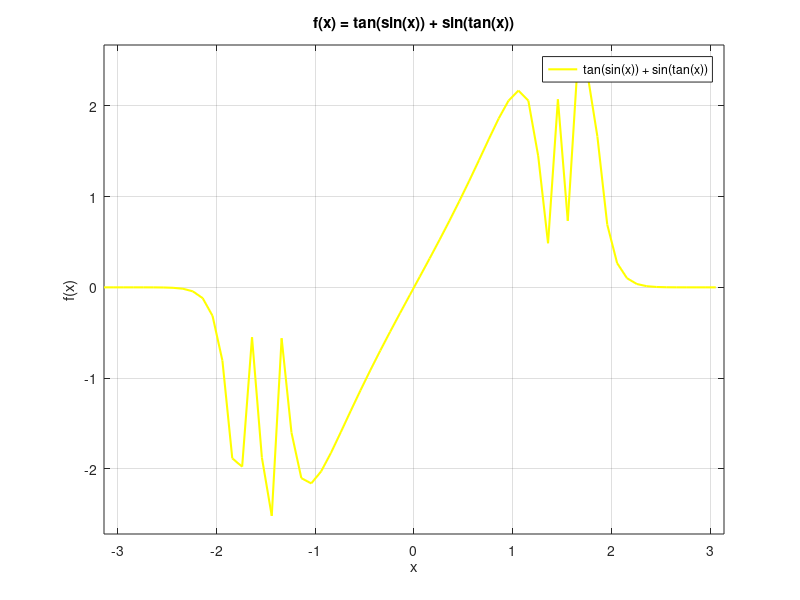
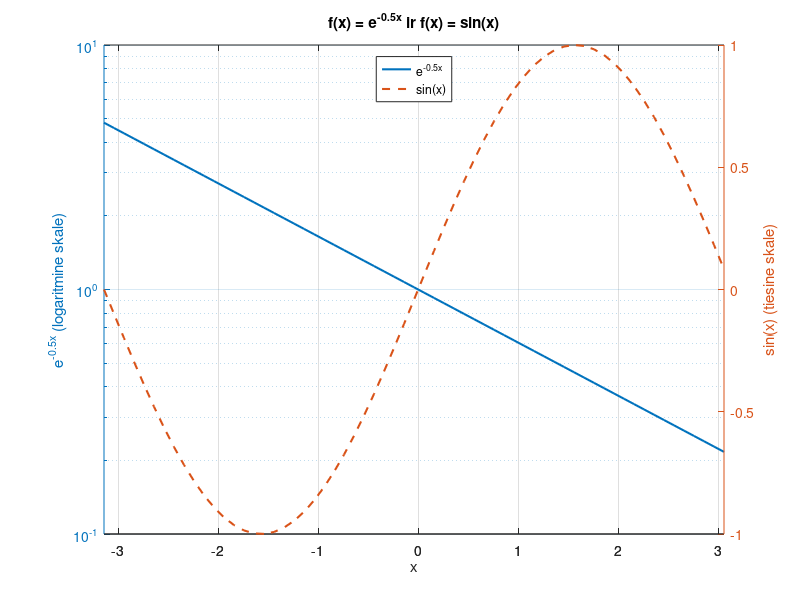
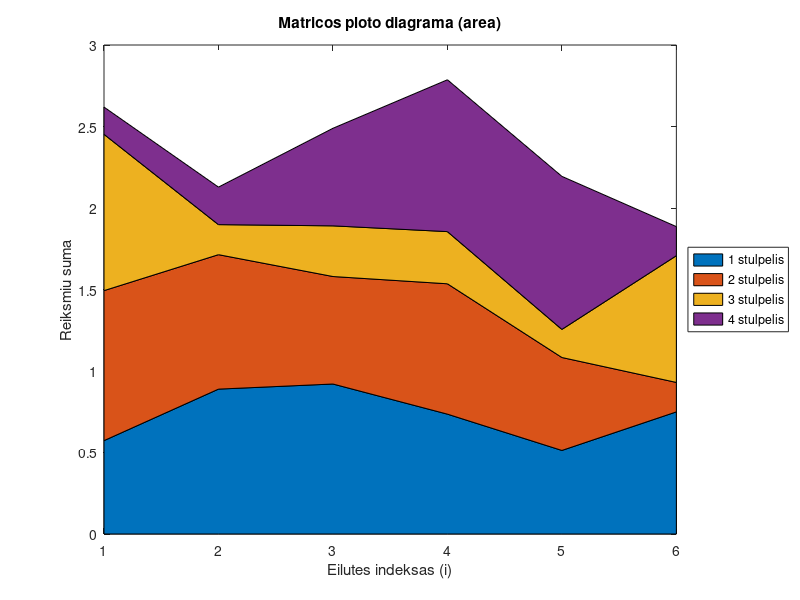
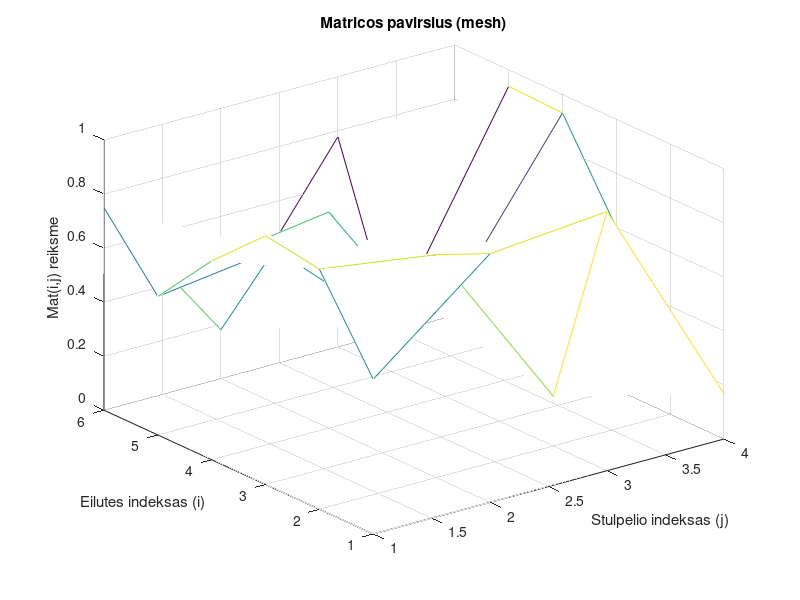

MATLAB code to generate these figures, in order: (Note: this script raises an error after producing the figures.)
x = -pi:0.1:pi;
 
% a)
f1 = tan(sin(x)) + sin(tan(x));
figure(1);
plot(x, f1, 'y', 'LineWidth', 1.5);
axis([-pi pi min(f1)-0.2 max(f1)+0.2]);
grid on;
set(gca, 'Color', [0.35 0.35 0.35]);
title('f(x) = tan(sin(x)) + sin(tan(x))');
xlabel('x');
ylabel('f(x)');
legend('tan(sin(x)) + sin(tan(x))', 'Location', 'best');
 
% b)
y1 = exp(-0.5*x);
y2 = sin(x);
figure(2);
[ax, h1, h2] = plotyy(x, y1, x, y2, 'semilogy', 'plot');
set(h1, 'LineWidth', 1.5);
set(h2, 'LineWidth', 1.5, 'LineStyle', '--');
grid on;
title('f(x) = e^{-0.5x} ir f(x) = sin(x)');
xlabel('x');
ylabel(ax(1), 'e^{-0.5x} (logaritmine skale)');
ylabel(ax(2), 'sin(x) (tiesine skale)');
legend([h1 h2], 'e^{-0.5x}', 'sin(x)', 'Location', 'north');
 
%% 2.
N = 6;
M = 4;
Mat = rand(N, M);
 
% a)
figure(3);
area(Mat);
colormap(gray);
title('Matricos ploto diagrama (area)');
xlabel('Eilutes indeksas (i)');
ylabel('Reiksmiu suma');
legend(arrayfun(@(k) sprintf('%d stulpelis', k), 1:M, 'UniformOutput', false), ...
       'Location', 'eastoutside');
 
% b)
figure(4);
mesh(Mat);
title('Matricos pavirsius (mesh)');
xlabel('Stulpelio indeksas (j)');
ylabel('Eilutes indeksas (i)');
zlabel('Mat(i,j) reiksme');
 
% a)
x = (-pi:0.7:2*pi)';
% b)
y = cos(x);
% c)
z = x.^y;
% d)
z'
 
% a)
X = [exp(5), exp(-1/exp(1)), log(1);
     log(pi), -2, -sin(pi)];
% b)
X_13 = [X(2,1)^2, X(1,3), X(2,3)^2];
X = [X; X_13];
det_X = det(X);
disp('X matrica:');
disp(X);
disp('Determinantas:');
disp(det_X);
 
A = 6;
f = 7;
sigma = 1.2;
U1 = 4;
U2 = 2;
 
t = 0:0.002:2;
s = A * sin(2 * pi * f * t);
n = sigma * randn(size(t));
s_triuksmingas = s + n;
 
s_atrinktas = s_triuksmingas(s_triuksmingas > U1);
 
s_filtruotas = s_triuksmingas;
s_filtruotas(abs(s_filtruotas) < U2) = 0;
 
dydis_nefiltruoto = length(s_triuksmingas);
dydis_atrinktu = length(s_atrinktas);
 
max_filtruotas = max(s_filtruotas);
min_filtruotas = min(s_filtruotas);
 
disp('=== Rezultatai ===');
fprintf('c) Nefiltruoto signalo elementų skaičius: %d\n', dydis_nefiltruoto);
fprintf('d) Atrinktų (viršijančių U1) reikšmių skaičius: %d\n', dydis_atrinktu);
fprintf('e) Didžiausia filtruoto signalo įtampa: %.4f V\n', max_filtruotas);
fprintf('   Mažiausia filtruoto signalo įtampa: %.4f V\n', min_filtruotas);
 
U  = s_triuksmingas;
Uf = s_filtruotas;
 
idx = U > U1;
tv  = t(idx);
Uv  = U(idx);
 
Umax = max(Uv);  Umin = min(Uv);
imax = (Uv == Umax);
imin = (Uv == Umin);
 
figure(5);
titleProps = {'FontWeight', 'bold', 'FontSize', 13};
 
% a)
subplot(1, 2, 1);
hold on;
plot(t, U,  '--', 'LineWidth', 1);
plot(t, Uf, '-',  'LineWidth', 1.75);
yline(U1, '-.k', 'LineWidth', 1);
yline(U2, '-.b', 'LineWidth', 1);
hold off;
grid on;
axis([min(t) max(t) min(U)-1 max(U)+1]);
title('Pradinis ir filtruotas signalai', titleProps{:});
xlabel('Laikas t, s');
ylabel('Itampa U, V');
legend('Pradinis signalas', 'Filtruotas signalas', ...
       'Riba U_1', 'Riba U_2', 'Location', 'best');
 
% b)
subplot(1, 2, 2);
stem(tv, Uv, 'filled', 'MarkerSize', 3);
hold on;
plot(tv(imax), Uv(imax), 's', 'MarkerSize', 8, ...
     'MarkerEdgeColor', [0.5 0 0.5], 'MarkerFaceColor', [0.5 0 0.5]);
plot(tv(imin), Uv(imin), 'o', 'MarkerSize', 8, ...
     'MarkerEdgeColor', 'r', 'MarkerFaceColor', 'r');
hold off;
grid on;
axis([min(t) max(t) 0 Umax+1]);
title('Reiksmes, virsijancios U_1 riba', titleProps{:});
xlabel('Laikas t, s');
ylabel('Itampa U, V');
legend('Reiksmes > U_1', 'Maksimali reiksme', 'Minimali reiksme', ...
       'Location', 'best');
 
A = input("iveskite vektoriu a");
B = [A(end:-1:6), A(1:5)];
disp("vektorius b")
disp(B)
